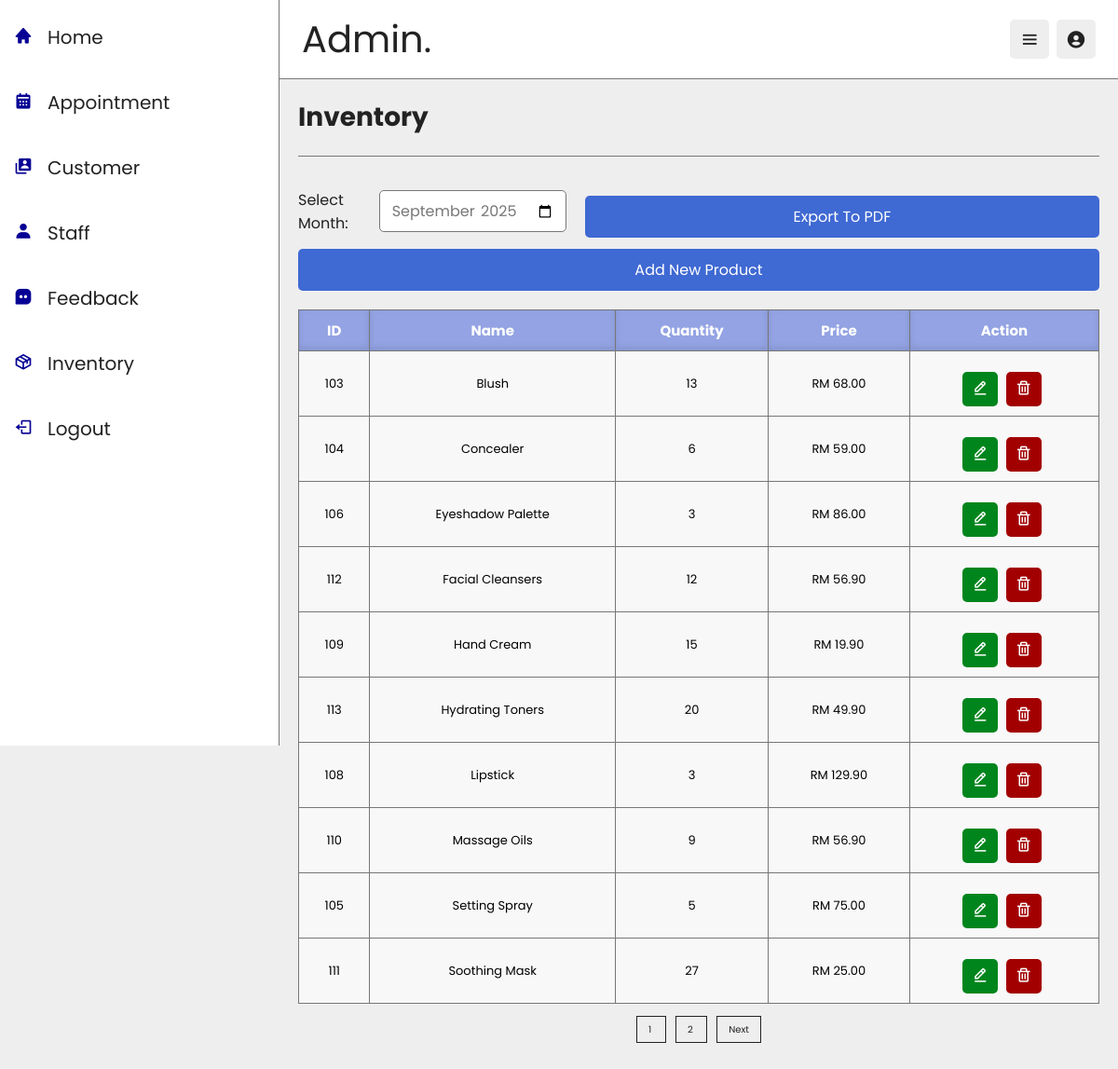
The page /inventory.php on the database its author committed.
### tables this page shows
CREATE TABLE `inventory` (
  `id` int(11) NOT NULL,
  `name` varchar(100) NOT NULL,
  `quantity` int(11) NOT NULL,
  `price` decimal(10,2) NOT NULL
);

### inventory.php (the view, shortened to what this page needs)
<?php
include 'config.php';
$records_per_page = 10;
$current_page = isset($_GET['page']) ? (int)$_GET['page'] : 1;
$start = ($current_page - 1) * $records_per_page;
$total_records_query = "SELECT COUNT(*) as total FROM inventory";
$total_records_result = $conn->query($total_records_query);
$total_records = $total_records_result->fetch_assoc()['total'];
$total_pages = ceil($total_records / $records_per_page);
$query = "SELECT * FROM inventory ORDER BY name ASC LIMIT $start, $records_per_page";
$inventory = $conn->query($query);
?>
<!DOCTYPE html>
<html lang="en">
<head>
    <link rel="stylesheet" href="css/inventory.css">
    <link rel="stylesheet" href="https://unpkg.com/boxicons@2.1.4/css/boxicons.min.css">
</head>
<body>
<header class="header">
    <div class="flex">
        <a href="admin_home.php" class="logo">Admin.</a>
        <div class="icons">
            <div id="menu-btn" class="bx bx-menu"></div>
            <div id="user-btn" class="bx bxs-user-circle"></div>
        </div>
    </div>
</header>
<div class="side-bar">
    <nav class="navbar">
        <a href="admin_home.php"><i class='bx bxs-home'></i><span>Home</span></a>
        <a href="admin_appointment.php"><i class='bx bxs-calendar'></i><span>Appointment</span></a>
        <a href="customer.php"><i class='bx bxs-user-account'></i><span>Customer</span></a>
        <a href="staff.php"><i class='bx bxs-user'></i><span>Staff</span></a>
        <a href="admin_feedback.php"><i class='bx bxs-message-square-dots'></i><span>Feedback</span></a>
        <a href="inventory.php"><i class='bx bx-package'></i><span>Inventory</span></a>
        <a href="home.php" onclick="return confirm('Logout from this website?');"><i class='bx bx-log-out'></i><span>Logout</span></a>
    </nav>
</div>
<section class="dashboard">
    <h1 class="heading">Inventory</h1>
    <div class="add-inventory">
        <form method="GET" style="display:flex; align-items:center;">
            <label for="month" style="margin-right:10px;">Select Month:</label>
            <input type="month" id="month" name="month" value="<?= isset($_GET['month']) ? $_GET['month'] : date('Y-m') ?>" required>
            <button type="submit" name="export_pdf" value="1" class="btn" style="margin-left:10px;">Export to PDF</button>
        </form>
        <a href="inventory_form.php" class="btn">Add New Product</a>
    </div>
    <div class="inventory-table">
        <table>
            <thead>
                <tr>
                    <th>ID</th>
                    <th>Name</th>
                    <th>Quantity</th>
                    <th>Price</th>
                    <th>Action</th>
                </tr>
            </thead>
            <tbody>
                <?php if ($inventory->num_rows > 0): ?>
                    <?php while ($row = $inventory->fetch_assoc()): ?>
                        <?php
                        $inventory_id = htmlspecialchars($row['id']);
                        $name = htmlspecialchars($row['name']);
                        $quantity = htmlspecialchars($row['quantity']);
                        $price = 'RM ' . number_format($row['price'], 2);
                        ?>
                        <tr>
                            <td><?= $inventory_id ?></td>
                            <td><?= $name ?></td>
                            <td><?= $quantity ?></td>
                            <td><?= $price ?></td>
                            <td>
                            <a href="inventory_form.php?id=<?= htmlspecialchars($row['id']) ?>" class="option-btn">
                                    <i class='bx bx-edit-alt'></i>
                                </a>
                                <a href="delete_inventory.php?id=<?= $inventory_id ?>" class="delete-btn" onclick="return confirm('Are you sure you want to delete this inventory?')">
                                    <i class='bx bx-trash'></i>
                                </a>
                            </td>
                        </tr>
                    <?php endwhile; ?>
                <?php else: ?>
                    <tr><td colspan="5">No inventory found</td></tr>
                <?php endif; ?>
            </tbody>
        </table>
    </div>
    <div class="pagination">
        <?php for ($i = 1; $i <= $total_pages; $i++): ?>
            <a href="?page=<?= $i ?>" <?= ($i == $current_page) ? 'class="active"' : '' ?>>
                <?= $i ?>
            </a>
        <?php endfor; ?>
        <?php if ($current_page < $total_pages): ?>
            <a href="?page=<?= $current_page + 1 ?>">Next</a>
        <?php endif; ?>
    </div>
</section>
</body>
</html>

### inventory.css (style rules this page uses)
:root { --main-color: #93a3e3; --black: #222; --white: #fff; --brown: #291500; --blue: #060194; --green: #00851d; --red: #a20000; --light-black: #777; --light-white: #fff9; --light-brown: #fff1e3; --light-blue: #3f69d3; --dark-bg: rgba(0,0,0,.7); --light-bg: #eee; --border: 1px solid var(--light-black); --box-shadow: 3px 5px rgba(0,0,0,.1); --text-shadow: 0 24px 48px rgba(0,0,0,.3); }
* { font-family: "Poppins", sans-serif; margin: 0; padding: 0; box-sizing: border-box; outline: none; border: none; text-decoration: none; }
html { font-size: 62.5%; overflow-x: hidden; }
body { padding-bottom: 120px; background: var(--light-bg); padding-left: 300px; transition: padding-left .3s ease; }
section { padding: 20px; margin: 0 auto; max-width: 1200px; }
.heading { font-size: 28px; color: var(--black); text-transform: capitalize; padding-bottom: 20px; margin-bottom: 30px; border-bottom: var(--border); }
.btn, .option-btn, .delete-btn, .inline-btn, .inline-option-btn, .inline-delete-btn { margin-top: 12px; border-radius: 5px; padding: 10px 24px; cursor: pointer; color: var(--white); font-size: 16px; text-align: center; text-transform: capitalize; }
.btn, .option-btn, .delete-btn { display: block; width: 100%; }
.btn, .inline-btn { background: var(--main-color); }
.option-btn, .inline-option-btn { background: var(--green); }
.delete-btn, .inline-delete-btn { background: var(--red); }
.header { position: sticky; top: 0; left: 0; right: 0; background: var(--white); border-bottom: var(--border); z-index: 1200; }
.header .flex { display: flex; align-items: center; padding: 12px 24px; justify-content: space-between; position: relative; }
.header .flex .logo { font-size: 40px; color: var(--black); }
.header .flex .icons div { margin-left: 5px; height: 42px; width: 42px; line-height: 42px; font-size: 22px; color: var(--black); cursor: pointer; background: var(--light-bg); border-radius: 5px; text-align: center; }
.side-bar { position: fixed; top: 0; left: 0; height: 100vh; background: var(--white); width: 300px; border-right: var(--border); z-index: 1200; transition: left .3s ease; }
.side-bar .navbar a { display: block; padding: 15px; font-size: 20px; margin: 10px 0; }
.side-bar .navbar a i { margin-right: 16px; color: var(--blue); transition: .3s ease; }
.side-bar .navbar a span { color: var(--black); }
.add-inventory form { display: flex; align-items: center; gap: 10px; }
.add-inventory label { font-size: 16px; color: var(--black); margin-right: 10px; }
.add-inventory input[type="month"] { padding: 8px 12px; font-size: 16px; color: var(--light-black); border: 1px solid var(--light-black); border-radius: 5px; outline: none; transition: border-color 0.3s ease; }
.add-inventory .btn { padding: 10px 20px; font-size: 16px; color: var(--white); background: var(--light-blue); border: none; border-radius: 5px; cursor: pointer; transition: background-color 0.3s ease; }
.add-inventory a.btn { text-decoration: none; padding: 10px 20px; font-size: 16px; color: var(--white); background-color: var(--light-blue); border: none; border-radius: 5px; cursor: pointer; transition: background-color 0.3s ease; }
.inventory-table table { width: 100%; border-collapse: collapse; margin-top: 20px; background: var(--light-white); }
.inventory-table th, .inventory-table td { border: 1px solid var(--light-black); padding: 10px; text-align: center; font-size: 13px; }
.inventory-table th { background: var(--main-color); color: var(--white); font-weight: bold; box-shadow: inset 0 -3px 6px rgba(0, 0, 0, 0.1); font-size: 15px; }
.pagination { text-align: center; margin-top: 20px; }
.pagination a { padding: 6px 12px; margin: 0 5px; border: 1px solid var(--black); text-decoration: none; color: var(--black); background: var(--light-bg); }
.option-btn, .delete-btn { display: inline-block; padding: 5px 10px; margin-right: 5px; font-size: 18px; text-decoration: none; width: auto; height: auto; line-height: 1.5; text-align: center; }

### rows shown on the page
inventory: id "103", name "Blush", quantity "13", price "RM 68.00"
inventory: id "104", name "Concealer", quantity "6", price "RM 59.00"
inventory: id "106", name "Eyeshadow Palette", quantity "3", price "RM 86.00"
inventory: id "112", name "Facial Cleansers", quantity "12", price "RM 56.90"
inventory: id "109", name "Hand Cream", quantity "15", price "RM 19.90"
inventory: id "113", name "Hydrating Toners", quantity "20", price "RM 49.90"
inventory: id "108", name "Lipstick", quantity "3", price "RM 129.90"
inventory: id "110", name "Massage Oils", quantity "9", price "RM 56.90"
inventory: id "105", name "Setting Spray", quantity "5", price "RM 75.00"
inventory: id "111", name "Soothing Mask", quantity "27", price "RM 25.00"
